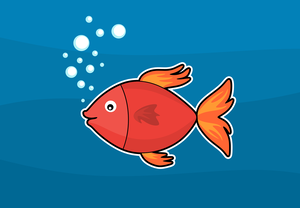
#> input picture images/HappyFish.png, 300 x 208 px, found by its file name
$ python ocv03-03.py
#> lines starting #> are read from the running program, lines starting #| are printed output that depends on the picture
import cv2
import numpy as np

# 부분 영상 추출
img1 = cv2.imread('images\HappyFish.png')
#> img1 is the input picture: shape (208, 300, 3); mean B, G, R 152, 114.3, 37.4
img2 = img1[40:120, 30:150] # numpy.ndarray의 슬라이싱
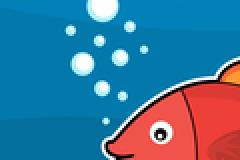
#> img2: shape (80, 120, 3) (shown 2 times larger); mean B, G, R 152.2, 118.4, 63.2
img3 = img1[40:120, 30:150].copy()
img2.fill(0)
#> img2: shape (80, 120, 3); every value is 0
cv2.imshow('img1', img1)
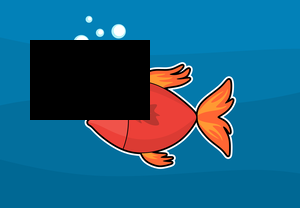
#> window 'img1': shape (208, 300, 3); mean B, G, R 128.6, 96.1, 27.7
cv2.imshow('img2', img2) # 검은색
cv2.imshow('img3', img3) # 부분 이미지
cv2.waitKey()
cv2.destroyAllWindows()
